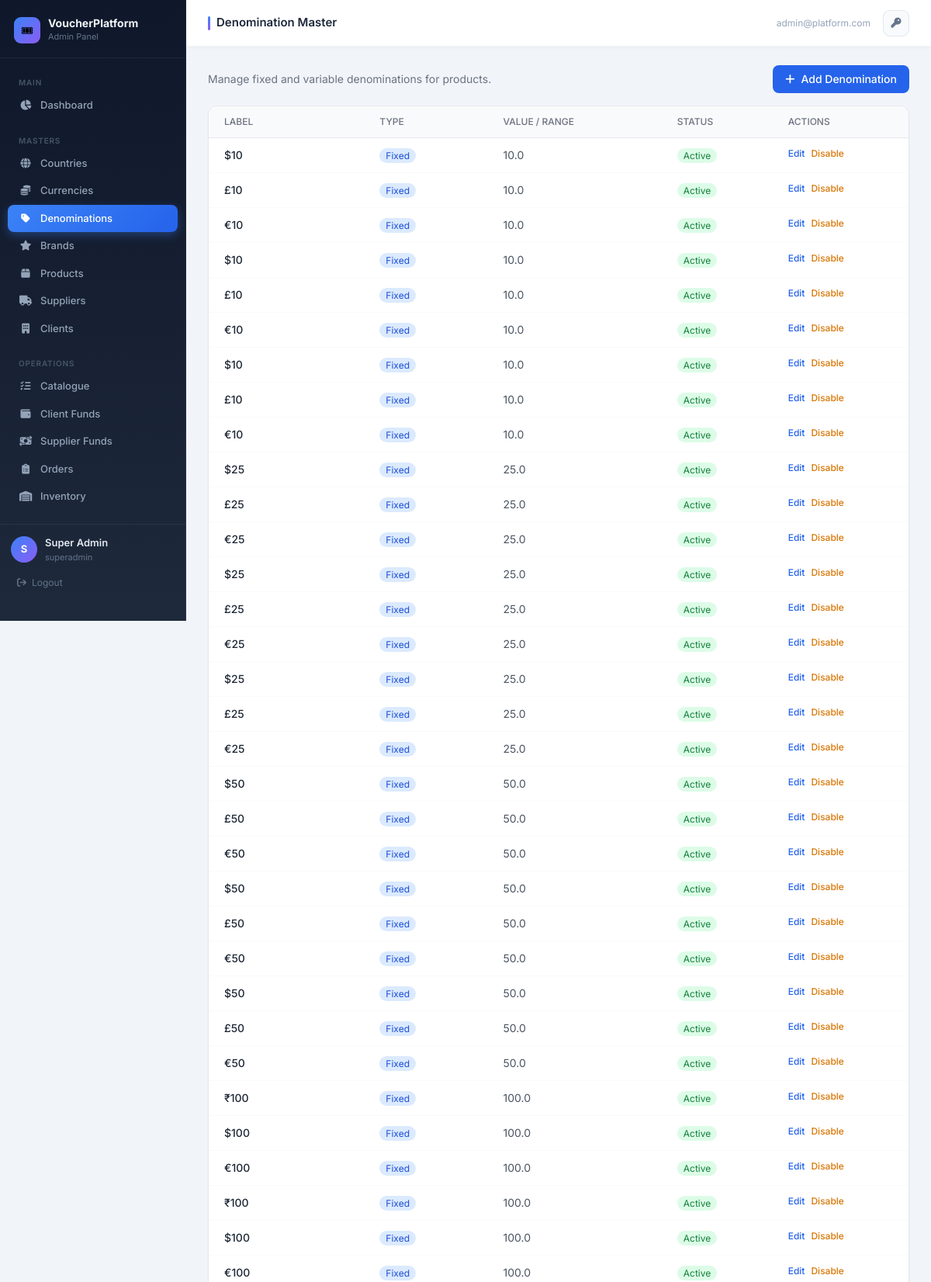
/admin/masters/denominations (signed in, upper part), run on the app's committed database.
### tables this page shows
CREATE TABLE denominations (
    id INTEGER PRIMARY KEY AUTOINCREMENT,
    type TEXT NOT NULL CHECK(type IN ('fixed','variable')),
    value REAL,
    range_from REAL,
    range_to REAL,
    label TEXT NOT NULL,
    is_active INTEGER DEFAULT 1,
    created_at DATETIME DEFAULT CURRENT_TIMESTAMP,
    updated_at DATETIME DEFAULT CURRENT_TIMESTAMP
);

### routes/admin_masters.py (the view)
@masters_bp.route("/denominations")
@login_required
@role_required("superadmin", "internal")
def denominations():
    rows = query_db("SELECT * FROM denominations ORDER BY type, value")
    return render_template("admin/masters_denomination.html", rows=rows)

### database/db.py (called while the page is built)
def get_db():
    db_path = Config.DATABASE_PATH
    os.makedirs(os.path.dirname(db_path), exist_ok=True)
    conn = sqlite3.connect(db_path)
    conn.row_factory = sqlite3.Row
    conn.execute("PRAGMA foreign_keys = ON")
    conn.execute("PRAGMA journal_mode = WAL")
    return conn

def query_db(query, args=(), one=False):
    conn = get_db()
    try:
        cur = conn.execute(query, args)
        rv = cur.fetchall()
        conn.commit()
        return (rv[0] if rv else None) if one else rv
    finally:
        conn.close()

### services/notification_service.py (called while the page is built)
def get_user_notifications(user_id, unread_only=False):
    if unread_only:
        return query_db("SELECT * FROM notifications WHERE user_id=? AND is_read=0 ORDER BY created_at DESC", (user_id,))
    return query_db("SELECT * FROM notifications WHERE user_id=? ORDER BY created_at DESC LIMIT 50", (user_id,))

### templates/admin/masters_denomination.html (shortened to what this page needs)
{% extends "base_admin.html" %}
{% block page_title %}Denomination Master{% endblock %}
{% block content %}
<div class="flex items-center justify-between mb-4">
  <p class="text-gray-500 text-sm">Manage fixed and variable denominations for products.</p>
  <button onclick="openModal()" class="bg-blue-600 hover:bg-blue-700 text-white text-sm font-medium px-4 py-2 rounded-lg flex items-center gap-2">
    <i class="fa fa-plus"></i> Add Denomination
  </button>
</div>
<div class="bg-white rounded-xl border border-gray-200 shadow-sm overflow-hidden">
  <table class="w-full text-sm">
    <thead><tr class="bg-gray-50 border-b border-gray-200">
      <th class="px-5 py-3 text-left text-xs font-medium text-gray-500 uppercase">Label</th>
      <th class="px-5 py-3 text-left text-xs font-medium text-gray-500 uppercase">Type</th>
      <th class="px-5 py-3 text-left text-xs font-medium text-gray-500 uppercase">Value / Range</th>
      <th class="px-5 py-3 text-left text-xs font-medium text-gray-500 uppercase">Status</th>
      <th class="px-5 py-3 text-left text-xs font-medium text-gray-500 uppercase">Actions</th>
    </tr></thead>
    <tbody>
      {% for r in rows %}
      <tr class="border-b border-gray-50 hover:bg-gray-50">
        <td class="px-5 py-3 font-medium text-gray-800">{{ r.label }}</td>
        <td class="px-5 py-3"><span class="px-2 py-0.5 rounded-full text-xs {% if r.type=='fixed' %}bg-blue-100 text-blue-700{% else %}bg-purple-100 text-purple-700{% endif %}">{{ r.type|title }}</span></td>
        <td class="px-5 py-3 text-gray-600">{% if r.type=='fixed' %}{{ r.value }}{% else %}{{ r.range_from }} – {{ r.range_to }}{% endif %}</td>
        <td class="px-5 py-3"><span class="px-2 py-0.5 rounded-full text-xs {% if r.is_active %}bg-green-100 text-green-700{% else %}bg-gray-100 text-gray-500{% endif %}">{{ "Active" if r.is_active else "Disabled" }}</span></td>
        <td class="px-5 py-3 flex gap-2">
          <button onclick="editRow({{ r.id }},'{{ r.type }}','{{ r.label }}','{{ r.value or '' }}','{{ r.range_from or '' }}','{{ r.range_to or '' }}')" class="text-blue-600 text-xs font-medium hover:underline">Edit</button>
          <a href="{{ url_for('masters.denomination_toggle', id=r.id) }}" class="text-amber-600 text-xs font-medium hover:underline">{{ "Disable" if r.is_active else "Enable" }}</a>
        </td>
      </tr>
      {% else %}
      <tr><td colspan="5" class="px-5 py-8 text-center text-gray-400">No denominations found.</td></tr>
      {% endfor %}
    </tbody>
  </table>
</div>
{% endblock %}

### templates/base_admin.html (style rules this page uses)
* { font-family: 'Inter', sans-serif; }

### data on the page
denominations: label "$10", type "Fixed", value "10.0", is_active "Active", is_active "Disable"
denominations: label "£10", type "Fixed", value "10.0", is_active "Active", is_active "Disable"
denominations: label "€10", type "Fixed", value "10.0", is_active "Active", is_active "Disable"
denominations: label "$10", type "Fixed", value "10.0", is_active "Active", is_active "Disable"
denominations: label "£10", type "Fixed", value "10.0", is_active "Active", is_active "Disable"
denominations: label "€10", type "Fixed", value "10.0", is_active "Active", is_active "Disable"
denominations: label "$10", type "Fixed", value "10.0", is_active "Active", is_active "Disable"
denominations: label "£10", type "Fixed", value "10.0", is_active "Active", is_active "Disable"
denominations: label "€10", type "Fixed", value "10.0", is_active "Active", is_active "Disable"
denominations: label "$25", type "Fixed", value "25.0", is_active "Active", is_active "Disable"
denominations: label "£25", type "Fixed", value "25.0", is_active "Active", is_active "Disable"
denominations: label "€25", type "Fixed", value "25.0", is_active "Active", is_active "Disable"
denominations: label "$25", type "Fixed", value "25.0", is_active "Active", is_active "Disable"
denominations: label "£25", type "Fixed", value "25.0", is_active "Active", is_active "Disable"
denominations: label "€25", type "Fixed", value "25.0", is_active "Active", is_active "Disable"
denominations: label "$25", type "Fixed", value "25.0", is_active "Active", is_active "Disable"
denominations: label "£25", type "Fixed", value "25.0", is_active "Active", is_active "Disable"
denominations: label "€25", type "Fixed", value "25.0", is_active "Active", is_active "Disable"
denominations: label "$50", type "Fixed", value "50.0", is_active "Active", is_active "Disable"
denominations: label "£50", type "Fixed", value "50.0", is_active "Active", is_active "Disable"
denominations: label "€50", type "Fixed", value "50.0", is_active "Active", is_active "Disable"
denominations: label "$50", type "Fixed", value "50.0", is_active "Active", is_active "Disable"
denominations: label "£50", type "Fixed", value "50.0", is_active "Active", is_active "Disable"
denominations: label "€50", type "Fixed", value "50.0", is_active "Active", is_active "Disable"
denominations: label "$50", type "Fixed", value "50.0", is_active "Active", is_active "Disable"
denominations: label "£50", type "Fixed", value "50.0", is_active "Active", is_active "Disable"
denominations: label "€50", type "Fixed", value "50.0", is_active "Active", is_active "Disable"
denominations: label "₹100", type "Fixed", value "100.0", is_active "Active", is_active "Disable"
denominations: label "$100", type "Fixed", value "100.0", is_active "Active", is_active "Disable"
denominations: label "€100", type "Fixed", value "100.0", is_active "Active", is_active "Disable"
denominations: label "₹100", type "Fixed", value "100.0", is_active "Active", is_active "Disable"
denominations: label "$100", type "Fixed", value "100.0", is_active "Active", is_active "Disable"
denominations: label "€100", type "Fixed", value "100.0", is_active "Active", is_active "Disable"

### other printed values
{{ (session.user_name or 'A')[0]|upper }} "S"
{{ session.user_name }} "Super Admin"
{{ session.user_type }} "superadmin"
{{ session.user_email }} "admin@platform.com"
